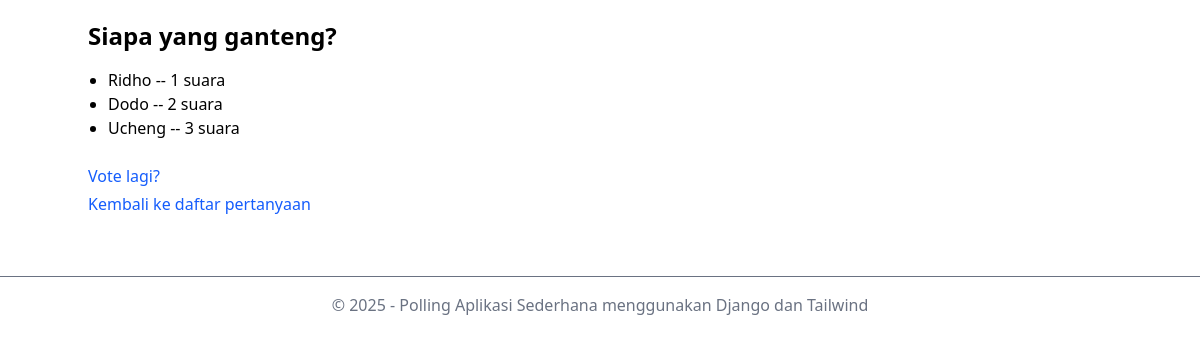
/1/results/, run on an earlier commit of the app's database.
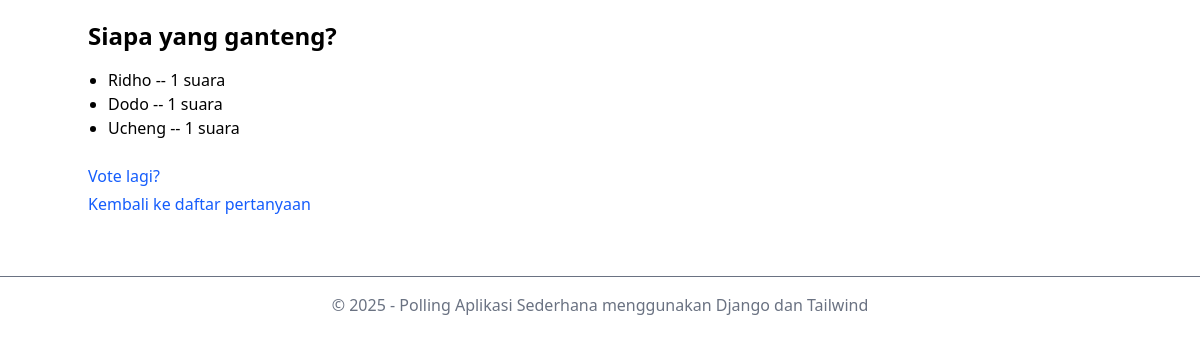
And on a later commit of the database.
### siteapp/polls/models.py (models this page shows, shortened)
class Choice(models.Model):
    question = models.ForeignKey(Question, on_delete=models.CASCADE)
    choice_text = models.CharField(max_length=200)
    votes = models.IntegerField(default=0)

### siteapp/polls/views.py (the view)
# urls.py: path('<int:question_id>/results/', views.results, name='results'),
def results(request, question_id):
    question = get_object_or_404(Question, pk=question_id)
    return render(request, 'polls/results.html', {'question': question})

### siteapp/polls/context_processors.py (called while the page is built)
def project_settings(request):
    all_settings = Settings.objects.all()
    settings_dict = {setting.nama: setting.nilai for setting in all_settings}
    return settings_dict

### siteapp/polls/templates/polls/results.html (shortened to what this page needs)
<!DOCTYPE html>
<html lang="en">
  <head>
    <script src="https://cdn.jsdelivr.net/npm/@tailwindcss/browser@4"></script>
  </head>
  <body>
    <div class="container mx-auto py-5">
      <h1 class="text-2xl font-bold mb-4">{{ question.question_text }}</h1>
      <ul class="list-disc pl-5">
        {% for choice in question.choice_set.all %}
        <li>{{ choice.choice_text }} -- {{ choice.votes }} suara</li>
        {% endfor %}
      </ul>
      <a
        href="{% url 'polls:detail' question.id %}"
        class="mt-6 inline-block text-blue-600 hover:underline"
        >Vote lagi?</a
      >
      <br />
      <a
        href="{% url 'polls:index' %}"
        class="mt-1 inline-block text-blue-600 hover:underline"
        >Kembali ke daftar pertanyaan</a
      >
    </div>
    <footer class="text-center text-gray-500 mt-10 border-t pt-4">
      <p>&copy; {{ tahun }} - {{ namaaplikasi }}</p>
    </footer>
  </body>
</html>

What changed in the data, as far as the page shows it:
changed Choice "Dodo": votes "2" → "1"
changed Choice "Ucheng": votes "3" → "1"
